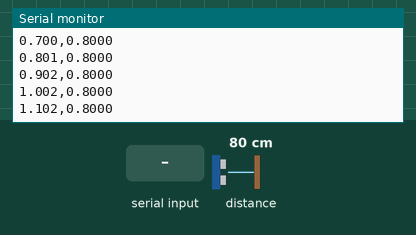
This sketch was run on a simulated ESP32. Parts: the last lines printed to the serial monitor. Inputs (shaded band) come from the test bench; at power-on: distance to the obstacle 80 cm.

Above: at 1.5 s.
1.6 s: "r" received over Serial
At 1.74 s:
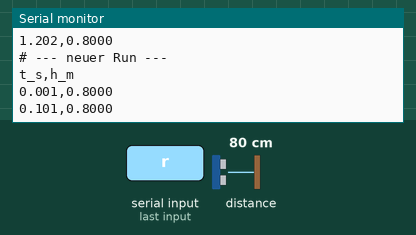
3.1 s: distance to the obstacle set to 2 cm
At 3.14 s:
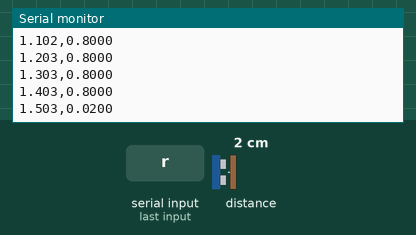
4.6 s: "h" received over Serial
At 4.95 s:
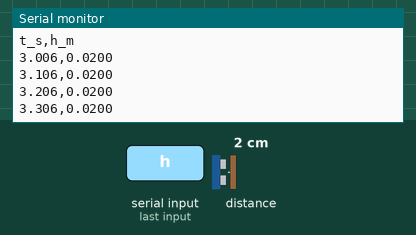
6.1 s: distance to the obstacle set to 4 cm
At 6.15 s:
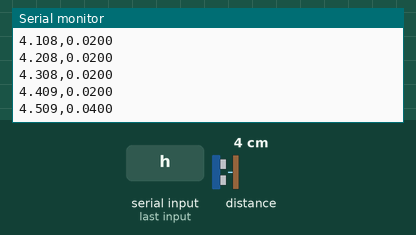
Timing chart, 0 to 8.6 s (numbered marks = the images above; inputs shaded):
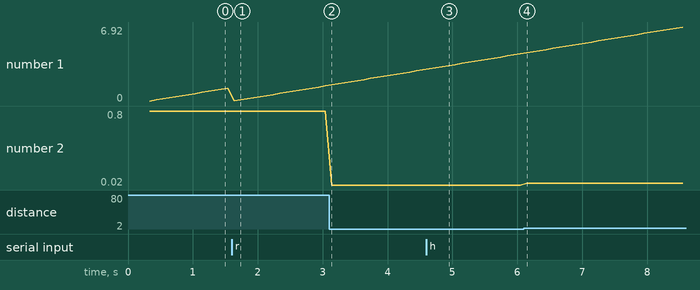

The sketch:

pcmms_hoehen_logger_vl53l1x.ino
```cpp
/*  PCMMS Ballon — Hoehen-Logger (VL53L1X)
 *  --------------------------------------------------------------------------
 *  Loggt die Distanz des VL53L1X als CSV-Zeilen "t_s,h_m" ueber die serielle
 *  Schnittstelle. Im seriellen Monitor laeuft der Stream; mit einem Terminal-
 *  Programm (oder 'pio device monitor', PuTTY mit Logging, screen ... | tee ...)
 *  in eine Datei mitschneiden -> direkt in pcmms_drift_analyse.py einlesbar.
 *
 *  Montage: Sensor nach OBEN zeigend unter dem Ballon (misst Abstand zum Ballon)
 *           ODER am Ballon nach UNTEN zeigend (misst Hoehe ueber Boden). Die
 *           Auswertung nutzt nur die STEIGUNG, daher ist die Bezugsrichtung egal,
 *           solange sie pro Messreihe gleich bleibt.
 *
 *  Bibliothek: "VL53L1X" von Pololu (Arduino Library Manager).
 *  Verkabelung (I2C): VL53L1X  SDA->GPIO21  SCL->GPIO22  VIN->3V3  GND->GND
 *
 *  Befehle (115200 Baud):
 *    r   -> Zeit-Nullpunkt zuruecksetzen (Beginn eines neuen Runs)
 *    h   -> Kopfzeile erneut ausgeben
 */

#include <Wire.h>
#include <VL53L1X.h>

VL53L1X sensor;

const int SDA_PIN = 21, SCL_PIN = 22;
const uint16_t PERIOD_MS = 100;      // 10 Hz Lograte
unsigned long t0_ms = 0;
unsigned long lastLog_ms = 0;

void printHeader() { Serial.println("t_s,h_m"); }

void setup() {
  Serial.begin(115200);
  delay(300);
  Wire.begin(SDA_PIN, SCL_PIN);
  Wire.setClock(400000);

  sensor.setTimeout(500);
  if (!sensor.init()) {
    Serial.println("# FEHLER: VL53L1X nicht gefunden (Verkabelung/Adresse pruefen).");
    while (1) { delay(1000); }
  }
  sensor.setDistanceMode(VL53L1X::Long);     // bis ~4 m
  sensor.setMeasurementTimingBudget(50000);  // 50 ms -> stabil
  sensor.startContinuous(PERIOD_MS);

  Serial.println("# PCMMS Hoehen-Logger bereit. 'r'=neuer Run, 'h'=Kopfzeile.");
  t0_ms = millis();
  printHeader();
}

void loop() {
  // Befehle
  while (Serial.available()) {
    char c = Serial.read();
    if (c == 'r') { t0_ms = millis(); Serial.println("# --- neuer Run ---"); printHeader(); }
    else if (c == 'h') printHeader();
  }

  // Loggen mit fester Rate
  unsigned long now = millis();
  if (now - lastLog_ms >= PERIOD_MS) {
    lastLog_ms = now;
    uint16_t mm = sensor.read();              // Distanz in mm
    if (sensor.timeoutOccurred()) return;     // Fehlmessung ueberspringen
    float t_s = (now - t0_ms) / 1000.0f;
    float h_m = mm / 1000.0f;
    Serial.print(t_s, 3); Serial.print(","); Serial.println(h_m, 4);
  }
}
```

Measured:
- after the input at 1.6 s, the serial monitor: prints a new line at once (image 1)
- after the input at 3.1 s, the serial monitor: prints a new line at once (image 2)
- after the input at 4.6 s, the serial monitor: prints a new line after 0.34 s (image 3)
- after the input at 6.1 s, the serial monitor: prints a new line at once (image 4)
- plotted number 1: 2.91 → 4.41 after the input at 4.6 s
- plotted number 2: 0.8 → 0.02 after the input at 3.1 s, 0.02 → 0.04 after the input at 6.1 s
